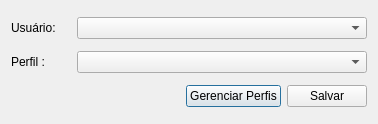
<?xml version="1.0" encoding="UTF-8"?>
<ui version="4.0">
 <class>Dialog</class>
 <widget class="QDialog" name="Dialog">
  <property name="geometry">
   <rect>
    <x>0</x>
    <y>0</y>
    <width>378</width>
    <height>124</height>
   </rect>
  </property>
  <property name="windowTitle">
   <string>Dialog</string>
  </property>
  <layout class="QGridLayout" name="gridLayout">
   <item row="2" column="0">
    <layout class="QHBoxLayout" name="horizontalLayout">
     <item>
      <spacer name="horizontalSpacer">
       <property name="orientation">
        <enum>Qt::Horizontal</enum>
       </property>
       <property name="sizeHint" stdset="0">
        <size>
         <width>40</width>
         <height>20</height>
        </size>
       </property>
      </spacer>
     </item>
     <item>
      <widget class="QPushButton" name="userProfileMangerBtn">
       <property name="text">
        <string>Gerenciar Perfis</string>
       </property>
      </widget>
     </item>
     <item>
      <widget class="QPushButton" name="saveBtn">
       <property name="text">
        <string>Salvar</string>
       </property>
      </widget>
     </item>
    </layout>
   </item>
   <item row="1" column="0">
    <layout class="QHBoxLayout" name="horizontalLayout_3">
     <item>
      <widget class="QLabel" name="label">
       <property name="sizePolicy">
        <sizepolicy hsizetype="Fixed" vsizetype="Preferred">
         <horstretch>0</horstretch>
         <verstretch>0</verstretch>
        </sizepolicy>
       </property>
       <property name="maximumSize">
        <size>
         <width>60</width>
         <height>16777215</height>
        </size>
       </property>
       <property name="text">
        <string>Perfil :</string>
       </property>
      </widget>
     </item>
     <item>
      <widget class="QComboBox" name="profileCb"/>
     </item>
    </layout>
   </item>
   <item row="0" column="0">
    <layout class="QHBoxLayout" name="horizontalLayout_4">
     <item>
      <widget class="QLabel" name="label_2">
       <property name="sizePolicy">
        <sizepolicy hsizetype="Fixed" vsizetype="Preferred">
         <horstretch>0</horstretch>
         <verstretch>0</verstretch>
        </sizepolicy>
       </property>
       <property name="maximumSize">
        <size>
         <width>60</width>
         <height>16777215</height>
        </size>
       </property>
       <property name="text">
        <string>Usuário:</string>
       </property>
      </widget>
     </item>
     <item>
      <widget class="QComboBox" name="userCb"/>
     </item>
    </layout>
   </item>
  </layout>
 </widget>
 <tabstops>
  <tabstop>saveBtn</tabstop>
  <tabstop>profileCb</tabstop>
  <tabstop>userProfileMangerBtn</tabstop>
 </tabstops>
 <resources/>
 <connections/>
</ui>
